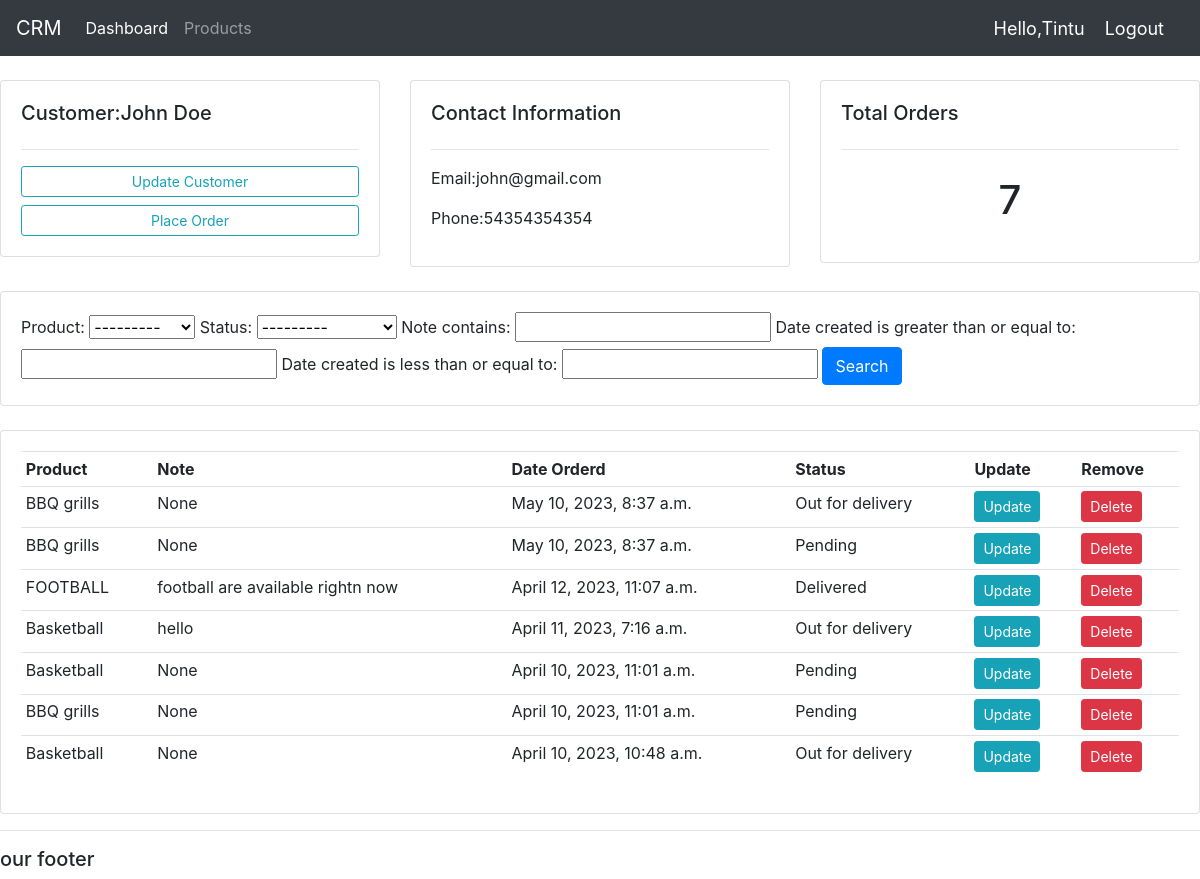
Page /customer/1 (signed in) on the committed database.
### myapp/models.py (models this page shows, shortened)
class Customer(models.Model):
    user = models.OneToOneField(User,null=True,blank=True,on_delete=models.CASCADE)
    name = models.CharField(max_length=100,null=True)
    phone = models.CharField(max_length=200,null=True)
    email = models.CharField(max_length=200,null=True)
    profile_pic = models.ImageField(default="profile1.png", null=True,blank=True)
    date_created = models.DateTimeField(auto_now_add=True)

class Order(models.Model):
    STATUS = (
        ('Pending','Pending'),
        ('Out for delivery','Out for delivery'),
        ('Delivered','Delivered')
    )
    customer = models.ForeignKey(Customer,null=True,on_delete=models.SET_NULL)
    product = models.ForeignKey(Product,null=True,on_delete=models.SET_NULL)
    date_created = models.DateTimeField(auto_now_add=True)
    status = models.CharField(max_length=200,null=True,choices=STATUS)
    note = models.CharField(max_length=1000,null=True)
    class Meta:
        ordering = ['-date_created']

class Product(models.Model):
    CATEGORY = (
        ('Indoor','Indoor'),
        ('Outdoor','Outdoor')
    )
    name = models.CharField(max_length=100,null=True)
    price = models.FloatField(null = True)
    category = models.CharField(max_length=100,null=True,choices=CATEGORY)
    description = models.TextField(null=True)
    date_created = models.DateTimeField(auto_now_add=True)
    tags = models.ManyToManyField(Tag)
    def __str__(self):
       return self.name

### myapp/decorators.py (the view)
        def wrapper_func(request,*args,**kwargs):
            group = None
            if request.user.groups.exists():
                group = request.user.groups.all()[0].name
            if group in allowed_roles:
                print('working',allowed_roles)
                return view_func(request,*args,**kwargs)
            else:
                return HttpResponse("you are not authorized")

### myapp/views.py (called while the page is built)
@login_required(login_url='login')
@allowed_users(allowed_roles=['admin'])
def customer(request,pk):
    customer = Customer.objects.get(id=pk)
    orders = customer.order_set.all()
    order_count = orders.count()
    myFilter = orderFilter(request.GET,queryset=orders)
    orders = myFilter.qs
    myFilter = orderFilter(request.GET,queryset=orders)
    orders = myFilter.qs
    context = {'customer':customer,'orders':orders,'order_count':order_count,'myFilter':myFilter}
    return render(request,'myapp/customer.html',context)

### myapp/templates/myapp/customer.html
{% extends 'myapp/main.html' %}
{% block content %}
<br>
<div class="row">
	<div class="col-md">
		<div class="card card-body">
			<h5>Customer:{{customer.name}}</h5>
			<hr>
			<a class="btn btn-outline-info  btn-sm btn-block" href="">Update Customer</a>
			<a class="btn btn-outline-info  btn-sm btn-block" href="{% url 'create_order' customer.id %}">Place Order</a>
		</div>
	</div>
	<div class="col-md">
		<div class="card card-body">
			<h5>Contact Information</h5>
			<hr>
			<p>Email:{{customer.email}} </p>
			<p>Phone:{{customer.phone}}</p>
		</div>
	</div>
	<div class="col-md">
		<div class="card card-body">
			<h5>Total Orders</h5>
			<hr>
			<h1 style="text-align: center;padding: 10px">{{order_count}}</h1>
		</div>
	</div>
</div>
<br>
<div class="row">
	<div class="col">
		<div class="card card-body">
			<form method="get">
		       {{myFilter.form}}
		    <button class="btn btn-primary" type="submit">Search</button>
		  </form>
		</div>
	</div>
</div>
<br>
<div class="row">
	<div class="col-md">
		<div class="card card-body">
			<table class="table table-sm">
				<tr>
					<th>Product</th>
					<th>Note</th>
					<th>Date Orderd</th>
					<th>Status</th>
					<th>Update</th>
					<th>Remove</th>
				</tr>
				{% for order in orders %}
					<tr>
						<td>{{order.product}}</td>
						<td>{{order.note}}</td>
						<td>{{order.date_created}}</td>
						<td>{{order.status}}</td>
						<td><a class="btn btn-sm btn-info" href="{% url 'update_order' order.id %}">Update</a></td>
                        <td><a class="btn btn-sm btn-danger" href="{% url 'delete_order' order.id %}">Delete</a></td>
					</tr>
				{% endfor %}
			</table>
		</div>
	</div>
</div>
{% endblock content %}

### myapp/templates/myapp/navbar.html (shortened to what this page needs)
<nav class="navbar navbar-expand-lg navbar-dark bg-dark">
    <a class="navbar-brand" href="#">CRM</a>
    <div class="collapse navbar-collapse" id="navbarNav">
      <ul class="navbar-nav">
        {% if request.user.is_staff %}
        <li class="nav-item active">
          <a class="nav-link" href="{% url 'home' %}">Dashboard</a>
        </li>
        <li class="nav-item">
          <a class="nav-link" href="{% url 'products' %}">Products</a>
        </li>
        {% else %}
        <li class="nav-item">
          <a class="nav-link" href="{% url 'account' %}">Settings</a>
        </li>
        {% endif %}
      </ul>
    </div>
    <span class="hello-msg">Hello,{{request.user}} </span>
    <span><a class="hello-msg" href="{% url 'logout' %}">Logout</a></span>
  </nav>

### myapp/templates/myapp/navbar.html (style rules this page uses)
.hello-msg { font-size: 18px; color: #fff; margin-right: 20px; }

### rows in the picture
Customer: name "John Doe", email "john@gmail.com", phone "54354354354"
Order: product "BBQ grills", note "None", date_created "May 10, 2023, 8:37 a.m.", status "Out for delivery"
Order: product "BBQ grills", note "None", date_created "May 10, 2023, 8:37 a.m.", status "Pending"
Order: product "FOOTBALL", note "football are available rightn now", date_created "April 12, 2023, 11:07 a.m.", status "Delivered"
Order: product "Basketball", note "hello", date_created "April 11, 2023, 7:16 a.m.", status "Out for delivery"
Order: product "Basketball", note "None", date_created "April 10, 2023, 11:01 a.m.", status "Pending"
Order: product "BBQ grills", note "None", date_created "April 10, 2023, 11:01 a.m.", status "Pending"
Order: product "Basketball", note "None", date_created "April 10, 2023, 10:48 a.m.", status "Out for delivery"

### other values in the picture
{{ request.user }} "Tintu"
{{ order_count }} "7"
